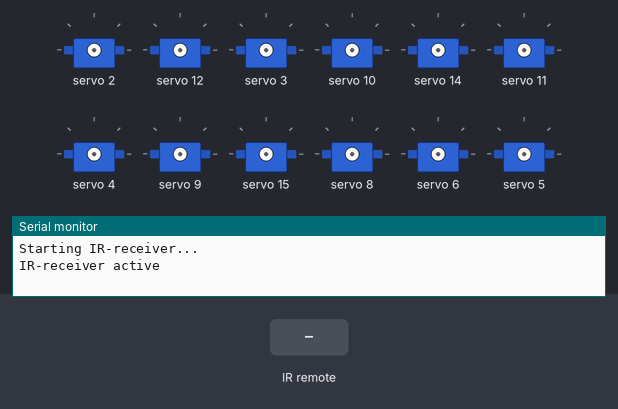
A sketch run on a simulated Arduino Uno, built with avr-gcc and run on an emulated ATmega328P. Shown: 12 × servo, the last lines printed to the serial monitor. Inputs (shaded band) come from the test bench.

Above: at 1.2 s.
1.3 s: infrared code 0xFF629D received
At 3.0 s:
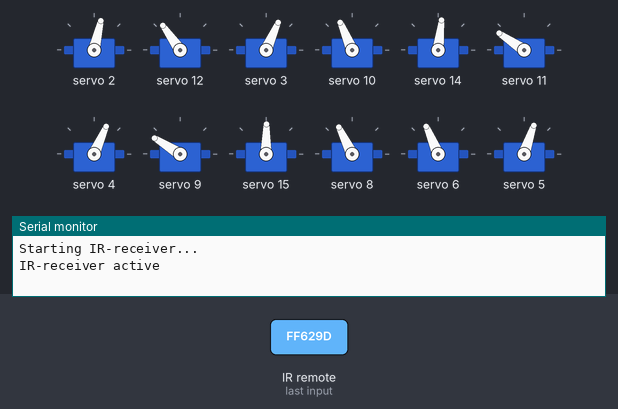
4.3 s: infrared code 0xFFA857 received
7.3 s: infrared code 0xFF02FD received
At 9.4 s:
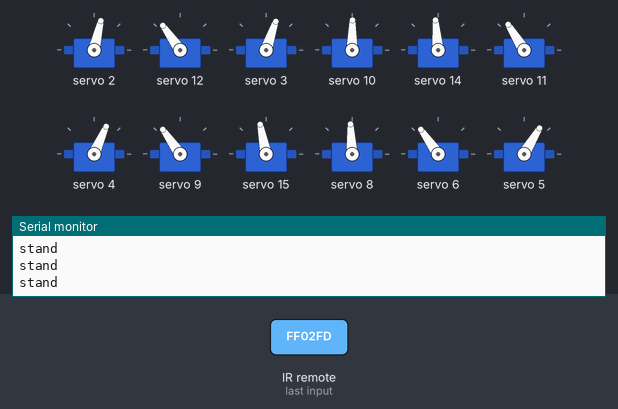
13.1 s: infrared code 0xFF629D received
At 15.09 s:
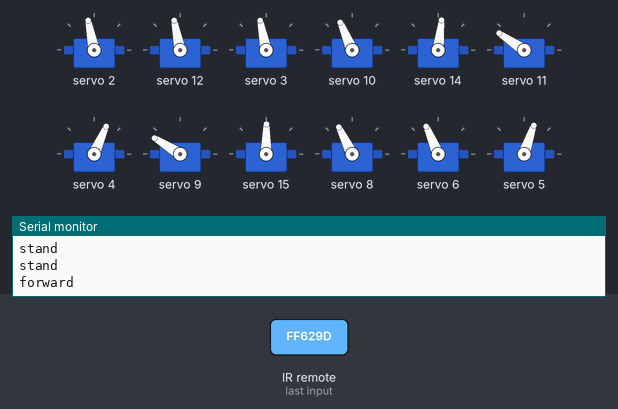
Timing chart, 0 to 17.1 s (numbered marks = the images above; inputs shaded):
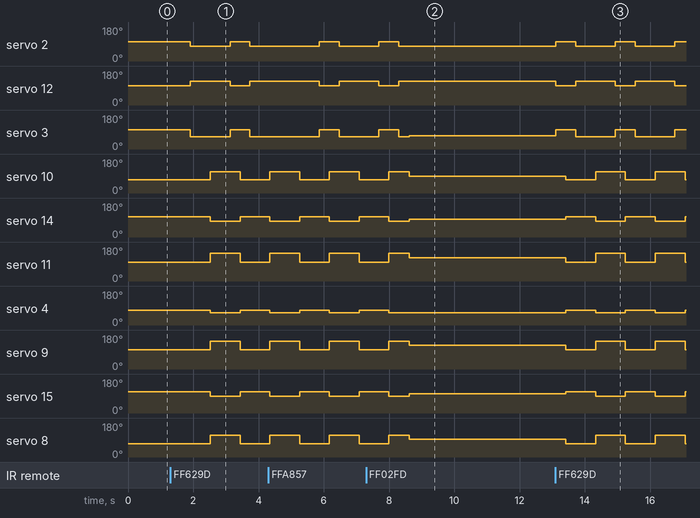

Measured:
- after the input at 1.3 s, servo 2: 101° → 77° after 0.61 s, → 101° 1.2 s later, → 77° 0.61 s later; servo 12: 101° → 125° after 0.61 s, → 101° 1.2 s later, → 125° 0.61 s later
- after the input at 7.3 s, servo 2: goes on until 8.3 s, then stays 77°; servo 12: goes on until 8.3 s, then stays 125°; servo 4: goes on until 8.0 s, then stays 66°; servo 5: stops changing and stays 59°
- after the input at 13.1 s, servo 2: alternates 101° for 0.61 s and 77° for 1.2 s, starting at once; servo 12: alternates 125° for 1.2 s and 101° for 0.61 s, starting at once

The sketch:

First_Code.ino
```cpp
#include <Wire.h>
#include <Adafruit_PWMServoDriver.h>
#include "IRremote.h"

Adafruit_PWMServoDriver pwm = Adafruit_PWMServoDriver();
#define SERVOMIN  125 // this is the 'minimum' pulse length count (out of 4096)
#define SERVOMAX  575 // this is the 'maximum' pulse length count (out of 4096)


int IrReceiverPin = 8;
uint8_t servonum = 0;
///////////////////////////////////
const int pinX = A0 ;
const int pinY = A1 ;
const int pinBouton = 9 ;
int prev;

/////////////////////////////////////


decode_results results;

 IRrecv irrecv(IrReceiverPin);


/////////////////////////////////////
int Ta7wila(int ang)  /////// Function for the map of the angles
{
   int pulse = map(ang,0, 180, SERVOMIN,SERVOMAX); // map angle of 0 to 180 to Servo min and Servo max
   return pulse;

   // CHECK THE BLOCKNOTE FOR THE MAX AND MIN ANGELS FOR EACH SIDE OF THE SPIDER

    ///////////  F E D  //////////////////////// min ang 0  max 90
    //////////   C B A  ///////////////////////  max ang 140  min 50
}


  void S()
  {
////////////////////////////////////////////////////////
  pwm.setPWM(0, 0, Ta7wila(100) );  //A2
  pwm.setPWM(12, 0, Ta7wila(100) ); //B2
  pwm.setPWM(1, 0, Ta7wila(100) );  //C2

  pwm.setPWM(2, 0, Ta7wila(60) );  //F2
  pwm.setPWM(3, 0, Ta7wila(55) );  //D2
  pwm.setPWM(13, 0, Ta7wila(52) ); //E2
  ///////////////////////////////////////////////////////

  pwm.setPWM(4, 0, Ta7wila(50) ); //F3/D3
  pwm.setPWM(6, 0, Ta7wila(100) ); //A3/C3
  pwm.setPWM(7, 0, Ta7wila(106) ); //B3
  pwm.setPWM(5, 0, Ta7wila(45) ); //E3


//////////////////////////////////////////////////////////
  pwm.setPWM(8, 0, Ta7wila(73) );  //A1
  pwm.setPWM(11, 0, Ta7wila(98) ); //D1

  pwm.setPWM(14, 0, Ta7wila(75) ); //B1
  pwm.setPWM(15, 0, Ta7wila(80) ); //E1

  pwm.setPWM(9, 0, Ta7wila(100) );  //C1
  pwm.setPWM(10, 0, Ta7wila(70));  //F1

  /*delay(5000);
  pwm.setPWM(1, 0, Ta7wila(30) );  //C2
  delay(300);
   pwm.setPWM(9, 0, Ta7wila(160) );  //C1
   delay(300);
    pwm.setPWM(9, 0, Ta7wila(100) );  //C1
    delay(300);
    pwm.setPWM(1, 0, Ta7wila(100) );  //C2
    delay(300);*/


  }
//////////////////////////////////////////////////////////////////////////////////////////////////////////////////////////////////////////////////////////////////

void For()
{


 //////////////////////////////////////////////////////
 //////////////////////////////////////////////////////
 //////////////////////////////////////////////////////
 //////////////////////////////////////////////////////


  pwm.setPWM(2, 0, Ta7wila(80) );  // F2
  pwm.setPWM(12, 0, Ta7wila(80) );  // B2
  pwm.setPWM(3, 0, Ta7wila(80) );  // D2


 delay(300);

  pwm.setPWM(10, 0, Ta7wila(55) );  // F1
  pwm.setPWM(14, 0, Ta7wila(85) );  // B1
  pwm.setPWM(11, 0, Ta7wila(78) );  // D1

  pwm.setPWM(4, 0, Ta7wila(60) ); //F3/D3


//////////////////////////////////

   pwm.setPWM(9, 0, Ta7wila(80) );  // C1
   pwm.setPWM(15, 0, Ta7wila(90) ); // E1
   pwm.setPWM(8, 0, Ta7wila(53) );  // A1

     pwm.setPWM(6, 0, Ta7wila(100) ); //A3/C3
       pwm.setPWM(5, 0, Ta7wila(45) ); //E3


delay(300);

  pwm.setPWM(2, 0, Ta7wila(60) );   // F2
  pwm.setPWM(12, 0, Ta7wila(100) );  // B2
  pwm.setPWM(3, 0, Ta7wila(50) );   // D2


delay(300);

 //////////////////////////////////////////////////////
 //////////////////////////////////////////////////////
 //////////////////////////////////////////////////////
 //////////////////////////////////////////////////////


   pwm.setPWM(1, 0, Ta7wila(70) );  // C2
   pwm.setPWM(13, 0, Ta7wila(77) ); // E2
   pwm.setPWM(0, 0, Ta7wila(80) );  // A2

     pwm.setPWM(5, 0, Ta7wila(55) ); //E3


delay(300);

   pwm.setPWM(9, 0, Ta7wila(120) );  // C1
   pwm.setPWM(15, 0, Ta7wila(70) ); // E1
   pwm.setPWM(8, 0, Ta7wila(93) );  // A1

     pwm.setPWM(6, 0, Ta7wila(90) ); //A3/C3


  pwm.setPWM(10, 0, Ta7wila(90) );  // F1
  pwm.setPWM(14, 0, Ta7wila(65) );  // B1
  pwm.setPWM(11, 0, Ta7wila(118) );  // D1

  pwm.setPWM(4, 0, Ta7wila(50) ); //F3/D3

delay(300);

   pwm.setPWM(1, 0, Ta7wila(100) );  // C2
   pwm.setPWM(13, 0, Ta7wila(53) ); // E2
   pwm.setPWM(0, 0, Ta7wila(105) );  // A2


 //////////////////////////////////////////////////////
 //////////////////////////////////////////////////////
 //////////////////////////////////////////////////////
 //////////////////////////////////////////////////////

delay(300);


}

////////////////////////////////////////////////////////////////////////////////////////////////////////////////////////////////////////////////////////////////////////


void B()
{
 pwm.setPWM(1, 0, Ta7wila(70) );  // C2
   pwm.setPWM(13, 0, Ta7wila(87) ); // E2
   pwm.setPWM(0, 0, Ta7wila(80) );  // A2

     pwm.setPWM(5, 0, Ta7wila(65) ); //E3

delay(300);

  pwm.setPWM(9, 0, Ta7wila(80) );  // C1
   pwm.setPWM(15, 0, Ta7wila(90) ); // E1
   pwm.setPWM(8, 0, Ta7wila(53) );  // A1

     pwm.setPWM(6, 0, Ta7wila(100) ); //A3/C3
       pwm.setPWM(5, 0, Ta7wila(45) ); //E3


 pwm.setPWM(10, 0, Ta7wila(55) );  // F1
  pwm.setPWM(14, 0, Ta7wila(85) );  // B1
  pwm.setPWM(11, 0, Ta7wila(78) );  // D1

  pwm.setPWM(4, 0, Ta7wila(60) ); //F3/D3


  delay(300);
 pwm.setPWM(1, 0, Ta7wila(100) );  // C2
   pwm.setPWM(13, 0, Ta7wila(53) ); // E2
   pwm.setPWM(0, 0, Ta7wila(105) );  // A2
delay(300);


  pwm.setPWM(2, 0, Ta7wila(80) );  // F2
  pwm.setPWM(12, 0, Ta7wila(80) );  // B2
  pwm.setPWM(3, 0, Ta7wila(80) );  // D2

delay(300);

 pwm.setPWM(10, 0, Ta7wila(90) );  // F1
  pwm.setPWM(14, 0, Ta7wila(65) );  // B1
  pwm.setPWM(11, 0, Ta7wila(118) );  // D1

  pwm.setPWM(4, 0, Ta7wila(50) ); //F3/D3


   pwm.setPWM(9, 0, Ta7wila(120) );  // C1
   pwm.setPWM(15, 0, Ta7wila(70) ); // E1
   pwm.setPWM(8, 0, Ta7wila(93) );  // A1

     pwm.setPWM(6, 0, Ta7wila(90) ); //A3/C3

delay(300);


  pwm.setPWM(2, 0, Ta7wila(60) );   // F2
  pwm.setPWM(12, 0, Ta7wila(100) );  // B2
  pwm.setPWM(3, 0, Ta7wila(50) );   // D2

delay(300);


}


/////////////////////////////////////////////////////////////////////////////////////////////////////////////////////////////////////////////////////////////////////


void Rr()
{

  pwm.setPWM(4, 0, Ta7wila(60) ); //F3/D3
  pwm.setPWM(6, 0, Ta7wila(80) ); //A3/C3
  pwm.setPWM(7, 0, Ta7wila(90) ); //B3
  pwm.setPWM(5, 0, Ta7wila(60) ); //E3


 //////////////////////////////////////////////////////
 //////////////////////////////////////////////////////
 //////////////////////////////////////////////////////
 //////////////////////////////////////////////////////


  pwm.setPWM(1, 0, Ta7wila(50) );  //C2
  pwm.setPWM(13, 0, Ta7wila(105) ); //E2
  pwm.setPWM(0, 0, Ta7wila(50) );  //A2

    delay(3000);

  pwm.setPWM(10, 0, Ta7wila(30) );  // F1
  pwm.setPWM(14, 0, Ta7wila(70) );  // B1
  pwm.setPWM(11, 0, Ta7wila(50) );  // D1

//////////////////////////////////

   pwm.setPWM(9, 0, Ta7wila(90) );  // C1
   pwm.setPWM(15, 0, Ta7wila(110) ); // E1
   pwm.setPWM(8, 0, Ta7wila(70) );  // A1

    delay(3000);

  pwm.setPWM(1, 0, Ta7wila(80) );  //C2
  pwm.setPWM(13, 0, Ta7wila(70) ); //E2
  pwm.setPWM(0, 0, Ta7wila(80) );  //A2

    delay(3000);

 //////////////////////////////////////////////////////
 //////////////////////////////////////////////////////
 //////////////////////////////////////////////////////
 //////////////////////////////////////////////////////

 pwm.setPWM(2, 0, Ta7wila(100) );  //F2
 pwm.setPWM(12, 0, Ta7wila(60) ); //B2
 pwm.setPWM(3, 0, Ta7wila(100) );  //D2

   delay(3000);

  pwm.setPWM(10, 0, Ta7wila(110) );  // F1
  pwm.setPWM(14, 0, Ta7wila(900) );  // B1
  pwm.setPWM(11, 0, Ta7wila(120) );  // D1

//////////////////////////////////

   pwm.setPWM(9, 0, Ta7wila(100) );  // C1
   pwm.setPWM(15, 0, Ta7wila(40) ); // E1
   pwm.setPWM(8, 0, Ta7wila(60) );  // A1

  delay(3000);

 pwm.setPWM(2, 0, Ta7wila(70) );  //F2
 pwm.setPWM(12, 0, Ta7wila(80) ); //B1
 pwm.setPWM(3, 0, Ta7wila(70) );  //D2


 //////////////////////////////////////////////////////
 //////////////////////////////////////////////////////
 //////////////////////////////////////////////////////
 //////////////////////////////////////////////////////

 delay(3000);

}

/////////////////////////////////////////////////////////////////////////////////////////////////////////////////////////////////////////////////////////////////////


void Rl()
{

 pwm.setPWM(2, 0, Ta7wila(70) );  //F2
 pwm.setPWM(12, 0, Ta7wila(70) ); //B2
 pwm.setPWM(3, 0, Ta7wila(70) );  //D2

   delay(100);

  pwm.setPWM(10, 0, Ta7wila(70) );  // F1
  pwm.setPWM(14, 0, Ta7wila(70) );  // B1
  pwm.setPWM(11, 0, Ta7wila(70) );  // D1

//////////////////////////////////

   pwm.setPWM(9, 0, Ta7wila(70) );  // C1
   pwm.setPWM(15, 0, Ta7wila(70) ); // E1
   pwm.setPWM(8, 0, Ta7wila(70) );  // A1

   delay(100);

 pwm.setPWM(2, 0, Ta7wila(70) );  //F2
 pwm.setPWM(12, 0, Ta7wila(70) ); //B2
 pwm.setPWM(3, 0, Ta7wila(70) );  //D2

   delay(100);

 //////////////////////////////////////////////////////
 //////////////////////////////////////////////////////
 //////////////////////////////////////////////////////
 //////////////////////////////////////////////////////

 pwm.setPWM(1, 0, Ta7wila(70) );  //C2
 pwm.setPWM(13, 0, Ta7wila(70) ); //E2
 pwm.setPWM(0, 0, Ta7wila(70) );  //A2

   delay(100);

  pwm.setPWM(10, 0, Ta7wila(70) );  // F1
  pwm.setPWM(14, 0, Ta7wila(70) );  // B1
  pwm.setPWM(11, 0, Ta7wila(70) );  // D1

//////////////////////////////////

   pwm.setPWM(9, 0, Ta7wila(70) );  // C1
   pwm.setPWM(15, 0, Ta7wila(70) ); // E1
   pwm.setPWM(8, 0, Ta7wila(70) );  // A1

   delay(100);

 pwm.setPWM(1, 0, Ta7wila(70) );  //C2
 pwm.setPWM(13, 0, Ta7wila(70) ); //E2
 pwm.setPWM(0, 0, Ta7wila(70) );  //A2


 //////////////////////////////////////////////////////
 //////////////////////////////////////////////////////
 //////////////////////////////////////////////////////
 //////////////////////////////////////////////////////


 delay(300);
}


void setup()
{
  Serial.begin(9600);
  pwm.begin();
  pwm.setPWMFreq(50);
  pinMode(pinBouton , INPUT_PULLUP);
  //yield();


  Serial.println("Starting IR-receiver...");
  irrecv.enableIRIn();
   Serial.println("IR-receiver active");


}


void loop()
{

if (irrecv.decode(&results)) {

   // Serial.println(results.value, HEX);

     irrecv.resume();

    switch (results.value) {


         case 0xFF629D:  // button Forrward
            prev=results.value;

            break;

         case 0xFFA857:  // button Backword
            prev=results.value;

              break;


         case 0xFF02FD:  // button OK
           prev=results.value;

           break;

     }


/////////////////////////////////////////////////////////////////////////////////


   }
   switch (prev) {


         case 0xFF629D:  // button Forrward
            For();

                Serial.println("forward");
            break;


         case 0xFFA857:  // button Backword
              B();
                   Serial.println("backward");
              break;


         case 0xFF02FD:  // button OK
           S();

                Serial.println("stand");
           break;


     }


 }
```
